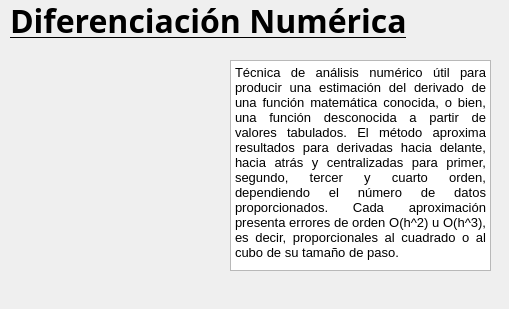
    <widget class="QWidget" name="page_9">
     <widget class="QLabel" name="label_9">
      <property name="geometry">
       <rect>
        <x>10</x>
        <y>0</y>
        <width>481</width>
        <height>41</height>
       </rect>
      </property>
      <property name="font">
       <font>
        <family>Cilica</family>
        <pointsize>24</pointsize>
        <weight>75</weight>
        <bold>true</bold>
        <underline>true</underline>
       </font>
      </property>
      <property name="text">
       <string>Diferenciación Numérica</string>
      </property>
     </widget>
     <widget class="QTextBrowser" name="textBrowser_8">
      <property name="geometry">
       <rect>
        <x>230</x>
        <y>60</y>
        <width>261</width>
        <height>211</height>
       </rect>
      </property>
      <property name="styleSheet">
       <string notr="true">background-image: url(:/MM/BKGWhite.png);</string>
      </property>
      <property name="html">
       <string>&lt;!DOCTYPE HTML PUBLIC &quot;-//W3C//DTD HTML 4.0//EN&quot; &quot;http://www.w3.org/TR/REC-html40/strict.dtd&quot;&gt;
&lt;html&gt;&lt;head&gt;&lt;meta name=&quot;qrichtext&quot; content=&quot;1&quot; /&gt;&lt;style type=&quot;text/css&quot;&gt;
p, li { white-space: pre-wrap; }
&lt;/style&gt;&lt;/head&gt;&lt;body style=&quot; font-family:'MS Shell Dlg 2'; font-size:8.25pt; font-weight:400; font-style:normal;&quot;&gt;
&lt;p align=&quot;justify&quot; style=&quot; margin-top:0px; margin-bottom:0px; margin-left:0px; margin-right:0px; -qt-block-indent:0; text-indent:0px;&quot;&gt;&lt;span style=&quot; font-size:10pt;&quot;&gt;Técnica de análisis numérico útil para producir una estimación del derivado de una función matemática conocida, o bien, una función desconocida a partir de valores tabulados. El método aproxima resultados para derivadas hacia delante, hacia atrás y centralizadas para primer, segundo, tercer y cuarto orden, dependiendo el número de datos proporcionados. Cada aproximación presenta errores de orden O(h^2) u O(h^3), es decir, proporcionales al cuadrado o al cubo de su tamaño de paso.&lt;/span&gt;&lt;/p&gt;&lt;/body&gt;&lt;/html&gt;</string>
      </property>
     </widget>
     <widget class="QLabel" name="label_29">
      <property name="geometry">
       <rect>
        <x>10</x>
        <y>60</y>
        <width>219</width>
        <height>211</height>
       </rect>
      </property>
      <property name="text">
       <string/>
      </property>
      <property name="pixmap">
       <pixmap resource="imagenes.qrc">:/MM/08 DifNum.png</pixmap>
      </property>
      <property name="scaledContents">
       <bool>true</bool>
      </property>
     </widget>
     <widget class="QLabel" name="label_37">
      <property name="geometry">
       <rect>
        <x>0</x>
        <y>0</y>
        <width>500</width>
        <height>300</height>
       </rect>
      </property>
      <property name="text">
       <string/>
      </property>
      <property name="pixmap">
       <pixmap resource="imagenes.qrc">:/MM/00 Main BG6.png</pixmap>
      </property>
      <property name="scaledContents">
       <bool>true</bool>
      </property>
     </widget>
     <zorder>label_37</zorder>
     <zorder>label_9</zorder>
     <zorder>textBrowser_8</zorder>
     <zorder>label_29</zorder>
    </widget>
